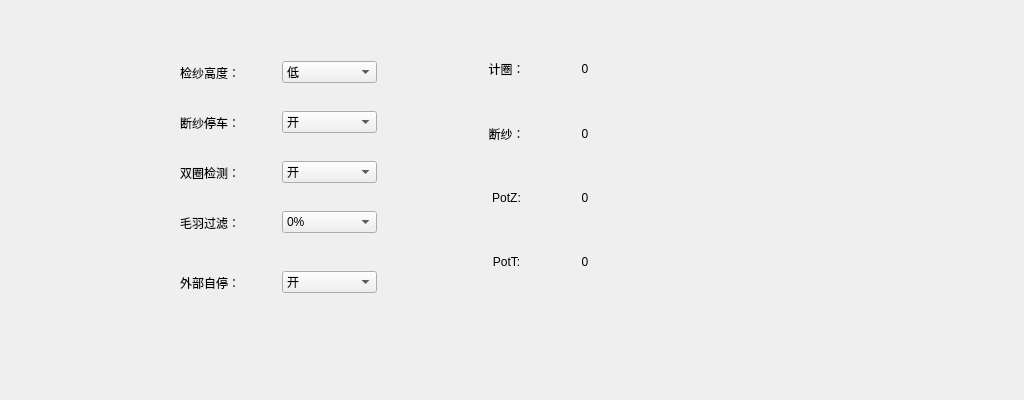
<?xml version="1.0" encoding="UTF-8"?>
<ui version="4.0">
 <class>cwq03</class>
 <widget class="QDialog" name="cwq03">
  <property name="geometry">
   <rect>
    <x>0</x>
    <y>0</y>
    <width>1024</width>
    <height>400</height>
   </rect>
  </property>
  <property name="windowTitle">
   <string>Dialog</string>
  </property>
  <widget class="QWidget" name="widget" native="true">
   <property name="geometry">
    <rect>
     <x>140</x>
     <y>30</y>
     <width>281</width>
     <height>321</height>
    </rect>
   </property>
   <widget class="QWidget" name="widget_3" native="true">
    <property name="geometry">
     <rect>
      <x>40</x>
      <y>20</y>
      <width>197</width>
      <height>45</height>
     </rect>
    </property>
    <layout class="QHBoxLayout" name="horizontalLayout" stretch="1,1">
     <property name="leftMargin">
      <number>0</number>
     </property>
     <property name="topMargin">
      <number>0</number>
     </property>
     <property name="rightMargin">
      <number>0</number>
     </property>
     <property name="bottomMargin">
      <number>0</number>
     </property>
     <item>
      <widget class="QLabel" name="label">
       <property name="text">
        <string>检纱高度：</string>
       </property>
      </widget>
     </item>
     <item>
      <widget class="QComboBox" name="comboBox">
       <item>
        <property name="text">
         <string>低</string>
        </property>
       </item>
       <item>
        <property name="text">
         <string>高</string>
        </property>
       </item>
      </widget>
     </item>
    </layout>
   </widget>
   <widget class="QWidget" name="widget_4" native="true">
    <property name="geometry">
     <rect>
      <x>40</x>
      <y>70</y>
      <width>197</width>
      <height>45</height>
     </rect>
    </property>
    <layout class="QHBoxLayout" name="horizontalLayout_2" stretch="1,1">
     <property name="leftMargin">
      <number>0</number>
     </property>
     <property name="topMargin">
      <number>0</number>
     </property>
     <property name="rightMargin">
      <number>0</number>
     </property>
     <property name="bottomMargin">
      <number>0</number>
     </property>
     <item>
      <widget class="QLabel" name="label_2">
       <property name="text">
        <string>断纱停车：</string>
       </property>
      </widget>
     </item>
     <item>
      <widget class="QComboBox" name="comboBox_2">
       <item>
        <property name="text">
         <string>开</string>
        </property>
       </item>
       <item>
        <property name="text">
         <string>关</string>
        </property>
       </item>
      </widget>
     </item>
    </layout>
   </widget>
   <widget class="QWidget" name="widget_5" native="true">
    <property name="geometry">
     <rect>
      <x>40</x>
      <y>120</y>
      <width>197</width>
      <height>45</height>
     </rect>
    </property>
    <layout class="QHBoxLayout" name="horizontalLayout_3" stretch="1,1">
     <property name="leftMargin">
      <number>0</number>
     </property>
     <property name="topMargin">
      <number>0</number>
     </property>
     <property name="rightMargin">
      <number>0</number>
     </property>
     <property name="bottomMargin">
      <number>0</number>
     </property>
     <item>
      <widget class="QLabel" name="label_3">
       <property name="text">
        <string>双圈检测：</string>
       </property>
      </widget>
     </item>
     <item>
      <widget class="QComboBox" name="comboBox_3">
       <item>
        <property name="text">
         <string>开</string>
        </property>
       </item>
       <item>
        <property name="text">
         <string>关</string>
        </property>
       </item>
      </widget>
     </item>
    </layout>
   </widget>
   <widget class="QWidget" name="widget_6" native="true">
    <property name="geometry">
     <rect>
      <x>40</x>
      <y>170</y>
      <width>197</width>
      <height>45</height>
     </rect>
    </property>
    <layout class="QHBoxLayout" name="horizontalLayout_4" stretch="1,1">
     <property name="leftMargin">
      <number>0</number>
     </property>
     <property name="topMargin">
      <number>0</number>
     </property>
     <property name="rightMargin">
      <number>0</number>
     </property>
     <property name="bottomMargin">
      <number>0</number>
     </property>
     <item>
      <widget class="QLabel" name="label_4">
       <property name="text">
        <string>毛羽过滤：</string>
       </property>
      </widget>
     </item>
     <item>
      <widget class="QComboBox" name="comboBox_4">
       <item>
        <property name="text">
         <string>0%</string>
        </property>
       </item>
       <item>
        <property name="text">
         <string>10%</string>
        </property>
       </item>
       <item>
        <property name="text">
         <string>20%</string>
        </property>
       </item>
       <item>
        <property name="text">
         <string>30%</string>
        </property>
       </item>
       <item>
        <property name="text">
         <string>40%</string>
        </property>
       </item>
       <item>
        <property name="text">
         <string>50%</string>
        </property>
       </item>
       <item>
        <property name="text">
         <string>60%</string>
        </property>
       </item>
       <item>
        <property name="text">
         <string>70%</string>
        </property>
       </item>
       <item>
        <property name="text">
         <string>80%</string>
        </property>
       </item>
       <item>
        <property name="text">
         <string>90%</string>
        </property>
       </item>
       <item>
        <property name="text">
         <string>100%</string>
        </property>
       </item>
      </widget>
     </item>
    </layout>
   </widget>
   <widget class="QWidget" name="widget_7" native="true">
    <property name="geometry">
     <rect>
      <x>40</x>
      <y>230</y>
      <width>197</width>
      <height>45</height>
     </rect>
    </property>
    <layout class="QHBoxLayout" name="horizontalLayout_5" stretch="1,1">
     <property name="leftMargin">
      <number>0</number>
     </property>
     <property name="topMargin">
      <number>0</number>
     </property>
     <property name="rightMargin">
      <number>0</number>
     </property>
     <property name="bottomMargin">
      <number>0</number>
     </property>
     <item>
      <widget class="QLabel" name="label_5">
       <property name="text">
        <string>外部自停：</string>
       </property>
      </widget>
     </item>
     <item>
      <widget class="QComboBox" name="comboBox_5">
       <item>
        <property name="text">
         <string>开</string>
        </property>
       </item>
       <item>
        <property name="text">
         <string>关</string>
        </property>
       </item>
      </widget>
     </item>
    </layout>
   </widget>
  </widget>
  <widget class="QWidget" name="widget_2" native="true">
   <property name="geometry">
    <rect>
     <x>470</x>
     <y>40</y>
     <width>151</width>
     <height>251</height>
    </rect>
   </property>
   <layout class="QGridLayout" name="gridLayout">
    <property name="leftMargin">
     <number>0</number>
    </property>
    <property name="topMargin">
     <number>0</number>
    </property>
    <property name="rightMargin">
     <number>0</number>
    </property>
    <property name="bottomMargin">
     <number>0</number>
    </property>
    <item row="0" column="0">
     <widget class="QLabel" name="label_6">
      <property name="text">
       <string>计圈：</string>
      </property>
      <property name="alignment">
       <set>Qt::AlignCenter</set>
      </property>
     </widget>
    </item>
    <item row="0" column="1">
     <widget class="QLabel" name="label_7">
      <property name="text">
       <string>0</string>
      </property>
      <property name="alignment">
       <set>Qt::AlignCenter</set>
      </property>
     </widget>
    </item>
    <item row="1" column="0">
     <widget class="QLabel" name="label_8">
      <property name="text">
       <string>断纱：</string>
      </property>
      <property name="alignment">
       <set>Qt::AlignCenter</set>
      </property>
     </widget>
    </item>
    <item row="1" column="1">
     <widget class="QLabel" name="label_9">
      <property name="text">
       <string>0</string>
      </property>
      <property name="alignment">
       <set>Qt::AlignCenter</set>
      </property>
     </widget>
    </item>
    <item row="2" column="0">
     <widget class="QLabel" name="label_10">
      <property name="text">
       <string>PotZ:</string>
      </property>
      <property name="alignment">
       <set>Qt::AlignCenter</set>
      </property>
     </widget>
    </item>
    <item row="2" column="1">
     <widget class="QLabel" name="label_11">
      <property name="text">
       <string>0</string>
      </property>
      <property name="alignment">
       <set>Qt::AlignCenter</set>
      </property>
     </widget>
    </item>
    <item row="3" column="0">
     <widget class="QLabel" name="label_13">
      <property name="text">
       <string>PotT:</string>
      </property>
      <property name="alignment">
       <set>Qt::AlignCenter</set>
      </property>
     </widget>
    </item>
    <item row="3" column="1">
     <widget class="QLabel" name="label_12">
      <property name="text">
       <string>0</string>
      </property>
      <property name="alignment">
       <set>Qt::AlignCenter</set>
      </property>
     </widget>
    </item>
   </layout>
  </widget>
 </widget>
 <resources/>
 <connections/>
</ui>
